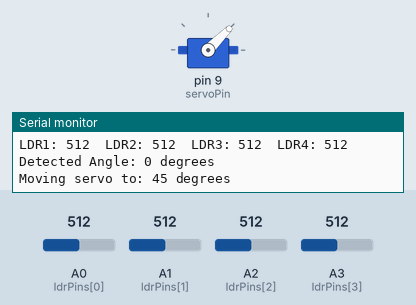
Recording of a sketch running on a simulated Arduino Uno, built with avr-gcc and run on an emulated ATmega328P. Shown: servo, the last lines printed to the serial monitor. Inputs (shaded band) come from the test bench; at power-on: A2 (ldrPins[2]) = 512, A3 (ldrPins[3]) = 512, A0 (ldrPins[0]) = 512, A1 (ldrPins[1]) = 512.

Above: at 2.2 s.
2.3 s: A2 (ldrPins[2]) set to 521
At 12.0 s:
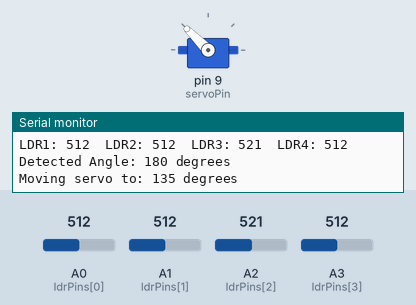
12.6 s: A3 (ldrPins[3]) set to 531
At 22.2 s:
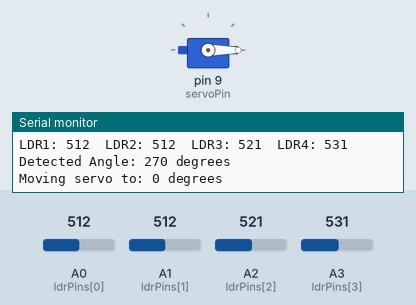
22.6 s: A3 (ldrPins[3]) set to 350
At 32.3 s:
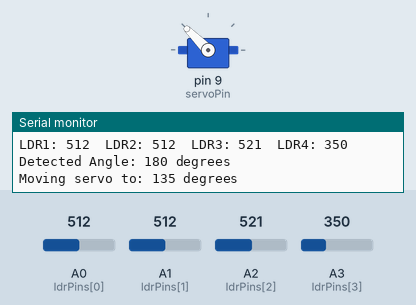
32.6 s: A3 (ldrPins[3]) set to 716
At 41.7 s:
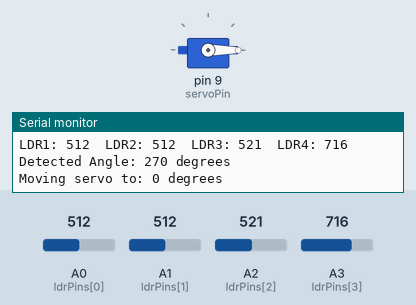
Timing chart, 0 to 43.2 s (numbered marks = the images above; inputs shaded):
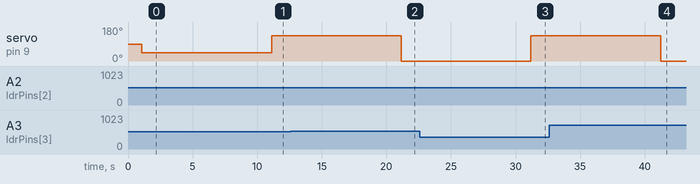

The sketch:

CAR_2.ino
```cpp
#include <Servo.h>

// Define the number of LDRs
const int NUM_LDRS = 4;

// Define analog pins for LDRs
const int ldrPins[NUM_LDRS] = {A0, A1, A2, A3};

// Define corresponding angles for each LDR
const int ldrAngles[NUM_LDRS] = {0, 90, 180, 270};
const int servoPin = 9;
Servo blindsServo;
int ldrValues[NUM_LDRS];
int targetAngle = 0;
void setup() {
  Serial.begin(9600);
  blindsServo.attach(servoPin);
  blindsServo.write(90);
  delay(1000); // Wait for servo to move
  Serial.println("Blinds Control System Initialized.");
}

// Function to read LDR values
void readLDRs() {
  for(int i = 0; i < NUM_LDRS; i++) {
    ldrValues[i] = analogRead(ldrPins[i]);
    Serial.print("LDR");
    Serial.print(i+1);
    Serial.print(": ");
    Serial.print(ldrValues[i]);
    Serial.print("  ");
  }
  Serial.println();
}

int getMaxLightDirection() {
  int maxValue = ldrValues[0];
  int maxIndex = 0;

  for(int i = 1; i < NUM_LDRS; i++) {
    if(ldrValues[i] > maxValue) {
      maxValue = ldrValues[i];
      maxIndex = i;
    }
  }

  return ldrAngles[maxIndex];
}

int calculateTargetAngle(int detectedAngle) {
  int angle = detectedAngle + 90;

  if(angle >= 360) {
    angle -= 360;
  }
  int servoAngle = map(angle, 0, 360, 0, 180);

  return servoAngle;
}

void loop() {
  readLDRs();
    int detectedAngle = getMaxLightDirection();

  Serial.print("Detected Angle: ");
  Serial.print(detectedAngle);
  Serial.println(" degrees");

  // Calculate target angle by adding 90 degrees
  targetAngle = calculateTargetAngle(detectedAngle);
  Serial.print("Moving servo to: ");
  Serial.print(targetAngle);
  Serial.println(" degrees");
  blindsServo.write(targetAngle);
  delay(10000);
}
```

Measured:
- the behaviour switches between 512 and 513 on A2 (ldrPins[2]) (found by bisection; images 0 and 1)
- the behaviour switches between 521 and 522 on A3 (ldrPins[3]) (found by bisection; images 1 and 2)
- after the input at 2.3 s, servo on pin 9 (servoPin): 45° → 135° after 8.8 s
- after the input at 12.6 s, servo on pin 9 (servoPin): 135° → 0° after 8.6 s
- after the input at 22.6 s, servo on pin 9 (servoPin): 0° → 135° after 8.6 s
- after the input at 32.6 s, servo on pin 9 (servoPin): 135° → 0° after 8.6 s
